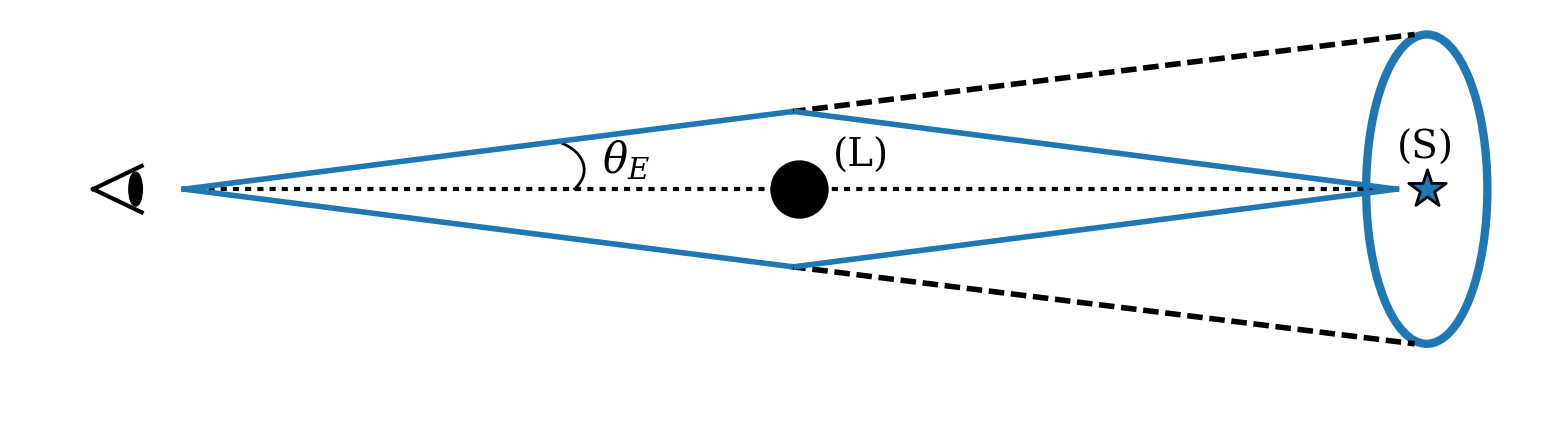

The script that saved this image:
'''
This script creates Figure 2 in my project report.
'''

import numpy as np
import matplotlib.pyplot as plt
from matplotlib.patches import Arc,Ellipse

def angcurve(start,end,w,h):
	x1,y1 = start[0],start[1]
	x2,y2 = end[0],end[1]
	arc = Arc((x1+0.5*(x2-x1),y2+0.5*abs(y2-y1)),w,h,theta1=-40,theta2=60)
	return arc

shift = 0.
f,ax = plt.subplots(1,1,figsize=(8,2.35))
ax.plot([0.85-shift,0.93-shift],[0,0.15],color='k'); ax.plot([0.85-shift,0.93-shift],[0,-0.15],color='k')
ell = Ellipse((0.92-shift,0),0.02,0.21,color='k')
ax.add_patch(ell)

ax.plot([1-shift,3],[0,0],ls=':',color='k')
ax.plot([1-shift,2],[0,0.5],lw=2,color='C0',zorder=4)
ax.plot([1-shift,2],[0,-0.5],lw=2,color='C0',zorder=4)

ax.text(1.69,0.11,r'$\theta_E$',fontsize=15)
theta = angcurve([1.85-shift,0.65],[1.32-shift,-0.4],0.15,0.4)
ax.add_patch(theta)

ax.text(3.0,0.2,'(S)',fontsize=14)
ax.text(2.07,0.15,'(L)',fontsize=14)

ax.plot([2,3.03],[0.5,1],lw=2.,ls='--',color='k')
ax.plot([2,3.03],[-0.5,-1],lw=2.,ls='--',color='k')
ax.plot([2.01,3],[0.5,0],lw=2,color='C0')
ax.plot([2.01,3],[-0.5,0],lw=2,color='C0')

ax.scatter(3.05,0.,marker='*',s=200,color='C0',edgecolors='k')
ax.scatter(2.015,0.,marker='o',s=400,color='k')
ell = Ellipse((3.05,0),0.2,2.,lw=3.,color='C0',fill=False)
ax.add_patch(ell)

ax.set_xlim(0.84,3.23)
plt.axis('off')
plt.tight_layout()
#plt.savefig('test.png',dpi=200) # useful for troubleshooting
plt.savefig('fig2.png',dpi=200)
plt.close('all')





